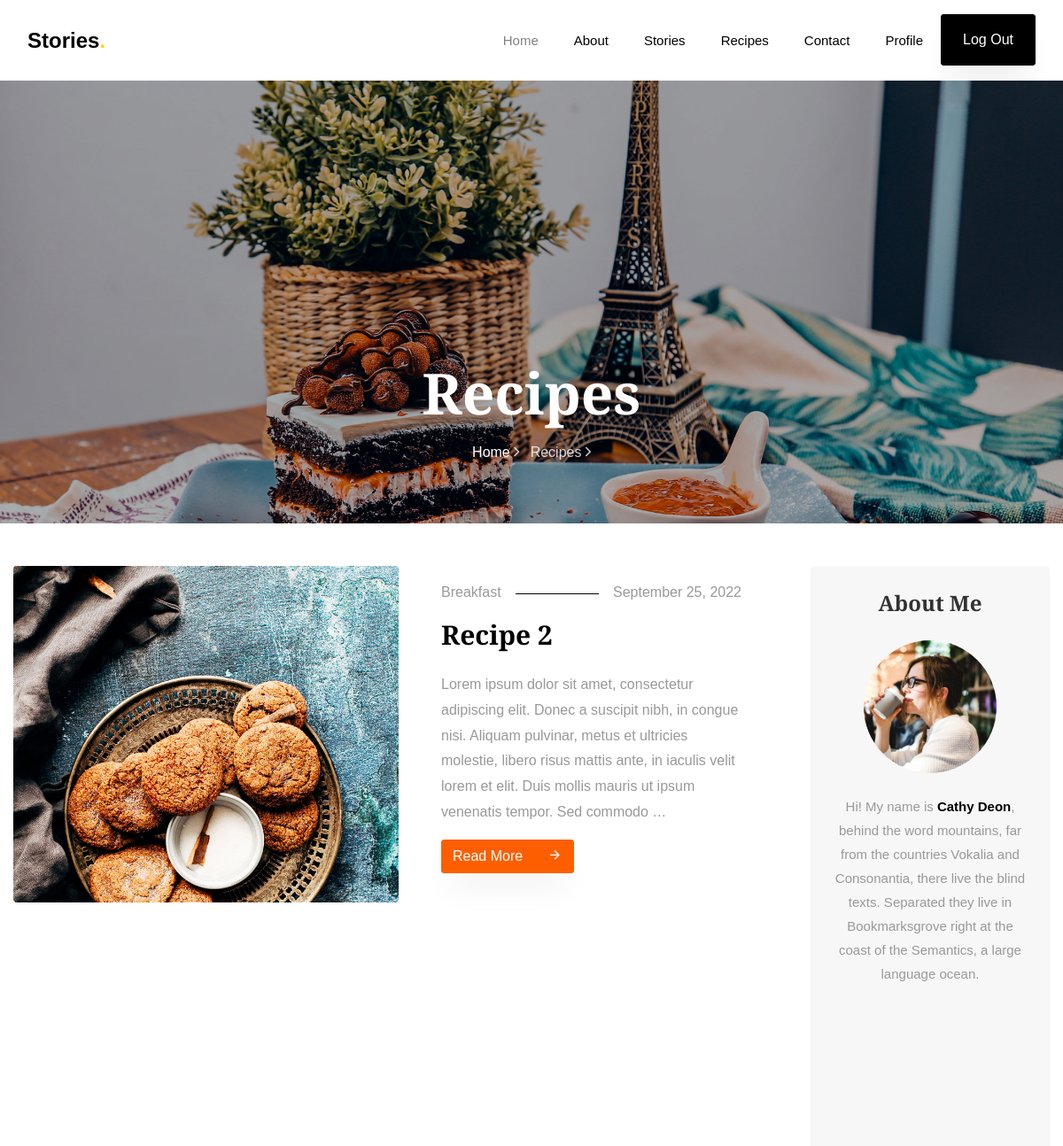
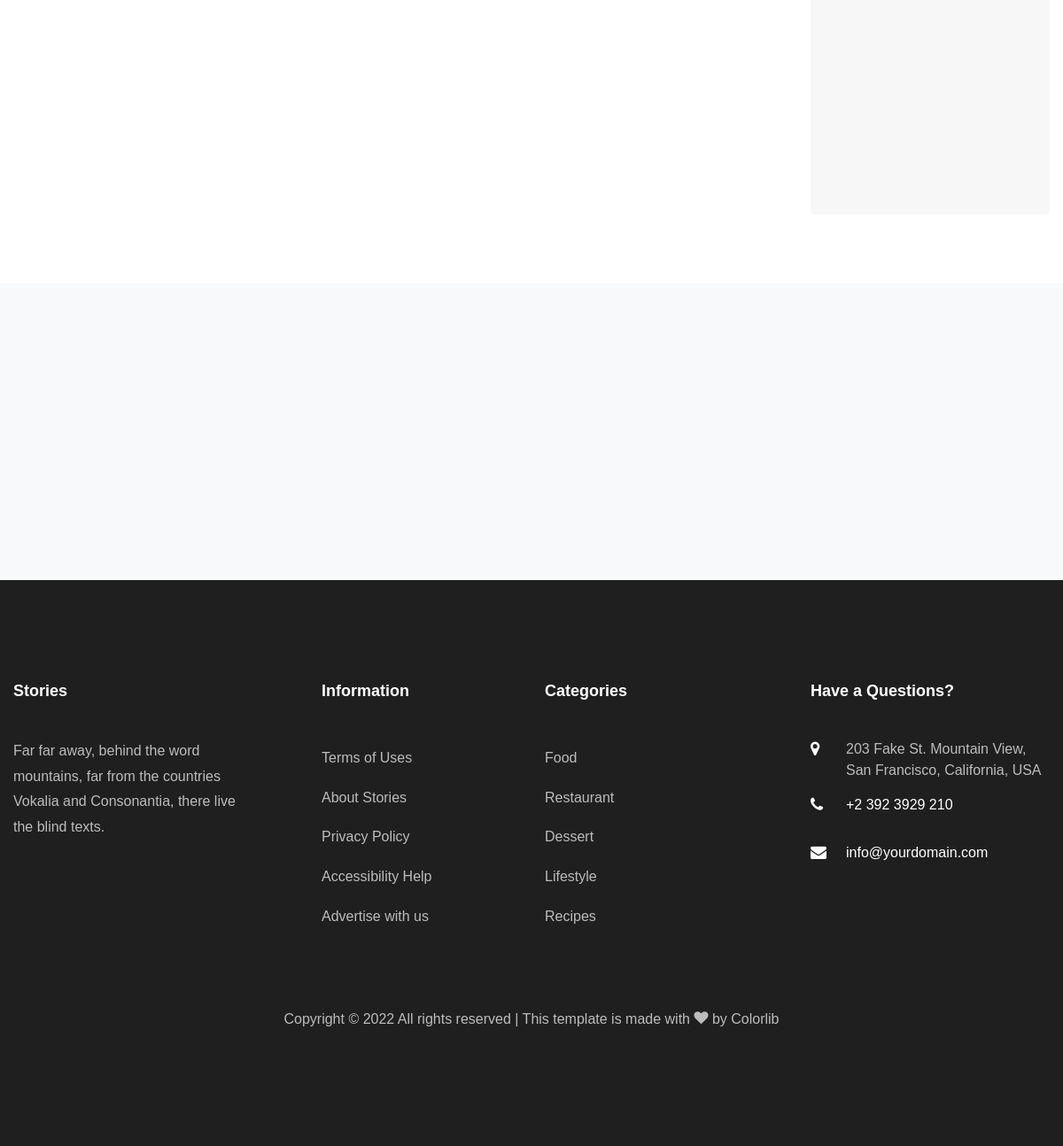
Screenshot of /recipes/ (signed in) with the database file from the repository (2 pictures, top to bottom).
### story/models.py (models this page shows, shortened)
class recipe(models.Model):
    name = models.CharField(max_length=100)
    cover_image = models.ImageField(upload_to="recipe_cover_images")
    text = models.TextField()
    date = models.DateTimeField(auto_now_add=True)
    category = models.ForeignKey(category, on_delete=models.CASCADE, related_name='recipe_of_category')
    user = models.ForeignKey(user, on_delete=models.CASCADE, related_name='recipe_of_user')
    tag = models.ManyToManyField(tag, related_name="tag_of_recipe")
    class Meta:
        verbose_name = "Recipe"
        verbose_name_plural = "Recipes"

class category(models.Model):
    name = models.CharField(max_length=50, unique=True)
    class Meta:
        verbose_name = "Category"
        verbose_name_plural = "Categories"

### story/views.py (the view)
# urls.py: path('recipes/', RecipeView.as_view(), name = 'recipes'),
class RecipeView(ListView):
    template_name = 'recipes.html'
    model = recipe
    context_object_name = 'recipes'
    paginate_by = 6
    def get_queryset(self):
        category = self.request.GET.get('category')
        if category != None:
            return recipe.objects.order_by("-date").filter(category__name=category).all()
        return recipe.objects.order_by("-date").all()
    def get_context_data(self, **kwargs):
        context = super(RecipeView, self).get_context_data(**kwargs)
        context['categories'] = recipe.objects.values_list('category', flat = True).distinct().values('category__name').annotate(count = Count('category'))
        return context

### story/templates/recipes.html (shortened to what this page needs)
{% extends 'base.html' %}
{% load static %}
{% block content %}
    <section class="hero-wrap hero-wrap-2" style="background-image: url({% static 'images/bg_4.jpg' %});">
        <div class="overlay"></div>
        <div class="container">
            <div class="row no-gutters slider-text align-items-end justify-content-center">
                <div class="col-md-9 ftco-animate pb-5 text-center">
                    <h1 class="mb-3 bread">Recipes</h1>
                    <p class="breadcrumbs"><span class="mr-2"><a href="index.html">Home <i
                            class="ion-ios-arrow-forward"></i></a></span> <span>Recipes <i
                            class="ion-ios-arrow-forward"></i></span></p>
                </div>
            </div>
        </div>
    </section>
    <section class="ftco-section">
        <div class="container">
            <div class="row">
                <div class="col-lg-9">
                    <div class="row">
                        {% for recipe in recipes %}
                            <div class="col-md-6 col-lg-12 ftco-animate">
                                <div class="blog-entry d-lg-flex">
                                    <div class="half">
                                        <a href="{% url 'single_recipe' recipe.pk %}" class="img d-flex align-items-end"
                                        style="background-image: url({{ recipe.cover_image.url }});">
                                        </a>
                                    </div>
                                    <div class="text px-md-4 px-lg-5 half pt-3">
                                        <p class="meta d-flex"><span class="pr-3">{{ recipe.category.name }}</span><span class="ml-auto pl-3">{{ recipe.date|date:'F d, Y' }}</span>
                                        </p>
                                        <h3><a href="{% url 'single_recipe' recipe.pk %}">{{ recipe.name }}</a></h3>
                                        <p>{{ recipe.text|truncatewords:40 }}</p>
                                        <p class="mb-0"><a href="{% url 'single_recipe' recipe.pk %}" class="btn btn-primary">Read More <span
                                                class="icon-arrow_forward ml-4"></span></a></p>
                                    </div>
                                </div>
                            </div>
                        {% endfor %}
                    </div>
                </div>
                <div class="col-lg-3">
                    <div class="sidebar-wrap">
                        {% include 'about_me.html' %}
                    </div>
                </div>
            </div>
        </div>
    </section>
    <section class="ftco-subscribe ftco-section bg-light">
        <div class="overlay">
            <div class="container">
                <div class="row d-flex justify-content-center">
                </div>
            </div>
        </div>
    </section>
{% endblock %}

### static/css/icomoon.css (style rules this page uses)
[class^="icon-"], [class*=" icon-"] { font-family: 'icomoon' !important; speak: none; font-style: normal; font-weight: normal; font-variant: normal; text-transform: none; line-height: 1; -webkit-font-smoothing: antialiased; -moz-osx-font-smoothing: grayscale; }
.icon-arrow_forward:before { content: "\e5c8"; }

### rows the page displays
recipe: cover_image (picture), category.name "Breakfast", date "September 25, 2022", name "Recipe 2", text "Lorem ipsum dolor sit amet, consectetur adipiscing elit. Donec a suscipit nibh, in congue nisi. Aliquam pulvinar, metus et ultricies molestie, libero risus mattis ante, in iaculis velit lorem et elit. Duis mollis mauris ut ipsum venenatis tempor. Sed commodo …"
